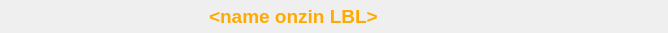
<?xml version="1.0" encoding="UTF-8"?>
<ui version="4.0">
 <class>ProcessStepWidget</class>
 <widget class="QWidget" name="ProcessStepWidget">
  <property name="geometry">
   <rect>
    <x>0</x>
    <y>0</y>
    <width>668</width>
    <height>33</height>
   </rect>
  </property>
  <property name="windowTitle">
   <string>Form</string>
  </property>
  <property name="styleSheet">
   <string notr="true"/>
  </property>
  <layout class="QHBoxLayout" name="horizontalLayout">
   <property name="spacing">
    <number>1</number>
   </property>
   <property name="margin">
    <number>5</number>
   </property>
   <item>
    <widget class="QLabel" name="nameLBL">
     <property name="sizePolicy">
      <sizepolicy hsizetype="Preferred" vsizetype="Minimum">
       <horstretch>0</horstretch>
       <verstretch>0</verstretch>
      </sizepolicy>
     </property>
     <property name="minimumSize">
      <size>
       <width>200</width>
       <height>0</height>
      </size>
     </property>
     <property name="maximumSize">
      <size>
       <width>250</width>
       <height>16777215</height>
      </size>
     </property>
     <property name="styleSheet">
      <string notr="true"/>
     </property>
     <property name="text">
      <string>&lt;!DOCTYPE HTML PUBLIC &quot;-//W3C//DTD HTML 4.0//EN&quot; &quot;http://www.w3.org/TR/REC-html40/strict.dtd&quot;&gt;
&lt;html&gt;&lt;head&gt;&lt;meta name=&quot;qrichtext&quot; content=&quot;1&quot; /&gt;&lt;style type=&quot;text/css&quot;&gt;
p, li { white-space: pre-wrap; }
&lt;/style&gt;&lt;/head&gt;&lt;body style=&quot; font-family:'MS Shell Dlg 2'; font-size:8.25pt; font-weight:400; font-style:normal;&quot;&gt;
&lt;p style=&quot; margin-top:12px; margin-bottom:12px; margin-left:0px; margin-right:0px; -qt-block-indent:0; text-indent:0px;&quot;&gt;&lt;span style=&quot; font-size:14pt; font-weight:600; color:#ffaa00;&quot;&gt;&amp;lt;name onzin LBL&amp;gt;&lt;/span&gt;&lt;/p&gt;&lt;/body&gt;&lt;/html&gt;</string>
     </property>
    </widget>
   </item>
   <item>
    <layout class="QVBoxLayout" name="parameterLayout"/>
   </item>
  </layout>
 </widget>
 <resources/>
 <connections/>
</ui>
